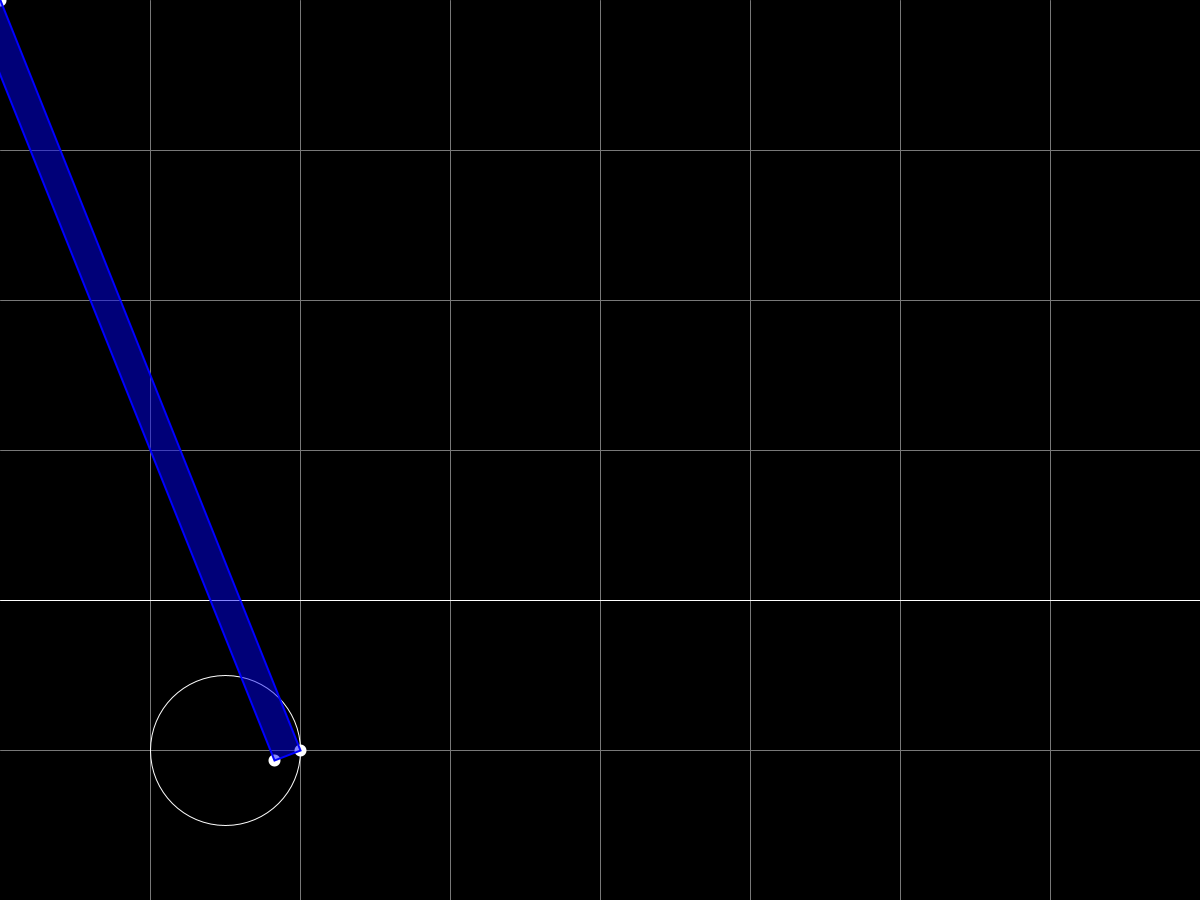
Frame 1 (no input)
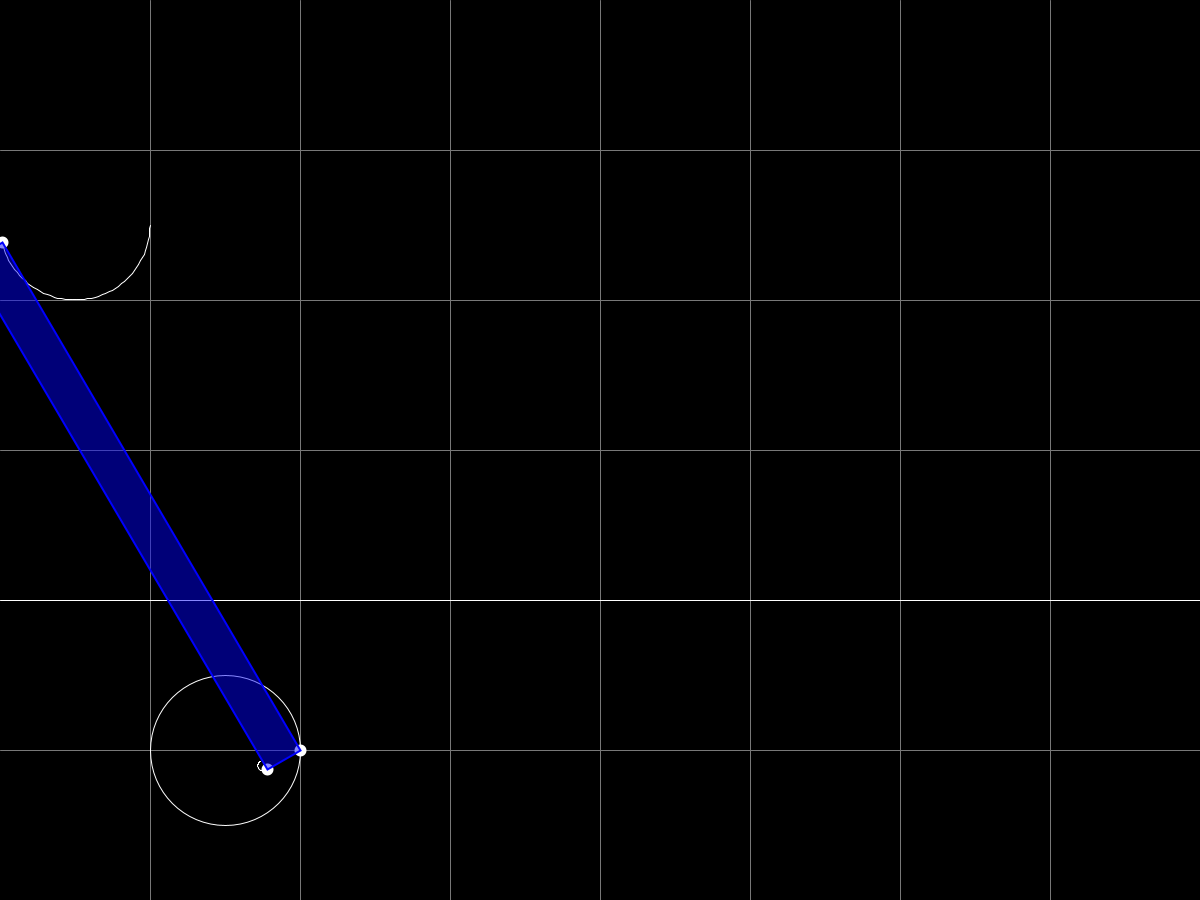
Frame 60 (the mouse pressed at the canvas centre just before this capture)
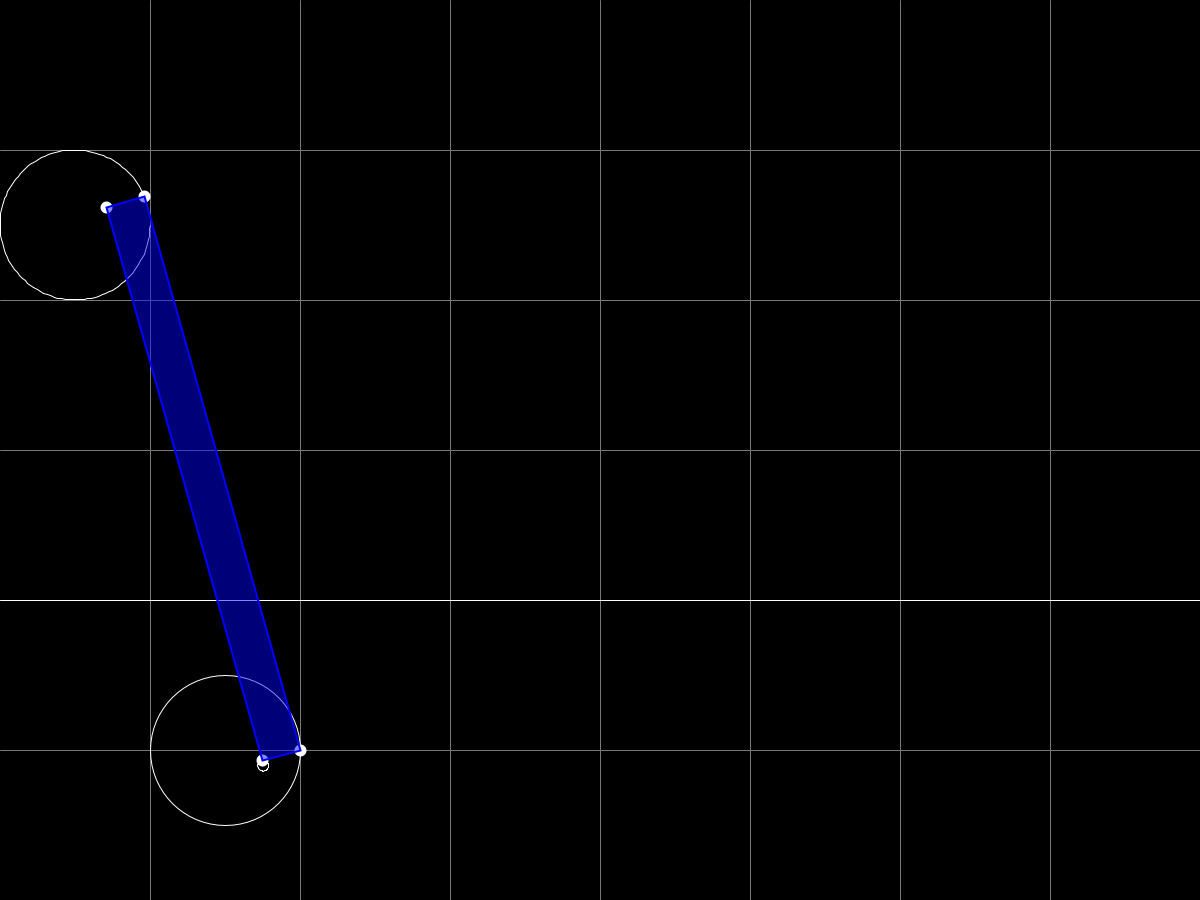
Frame 120 (the mouse held since frame 60 and released just before this capture)

The Processing sketch that drew these frames (run headless with seeded random() and noise(); from frame 60 on, the mouse is pressed at the canvas centre):

// Processing sketch: Gasket
// ── Gasket.pde
// Link - hSsRcpIsunk
Eye eye;

void setup() {
  size(1200, 900);
  eye = new Eye(150);
}

void draw() {
  background(eye.g);
  eye.display();
  eye.update();
}

// ── Eye.pde
class Eye {
  PGraphics g;
  float res;
  int rows, cols, drawerRow, drawerCol;
  PVector pivot, mover, drawer, observer, moverCenter;
  float angle;
  boolean shouldJoin;
  
  Eye(float res_) {
    g = createGraphics(width, height);
    res = res_;
    rows = floor(height/res);
    cols = floor(width/res);
    pivot = new PVector(2 * res, height - res);
    mover = new PVector(0, 0);
    drawer = new PVector(0, 0);
    observer = new PVector(0, 0);
    moverCenter = new PVector(0, 0);
    angle = 0;
    drawerRow = rows - 5;
    drawerCol = 0;
    setMoverCenter();
    setDrawerAndObserver();
    
    shouldJoin = false;
    
    g.beginDraw();
    g.background(0);
    g.stroke(120);
    g.strokeWeight(1);
    for (int i = 1; i < rows; i++) {
      float y = res * i;
      g.line(0, y, width, y);
    }
    for (int j = 1; j < cols; j++) {
      float x = res * j;
      g.line(x, 0, x, height);
    }
    g.stroke(255);
    g.noFill();
    g.line(0, height - 2 * res, width, height - 2 * res);
    g.circle(3 * res/2, height - res, res);
    g.endDraw();
  }
  
  void display() {
    stroke(255);
    strokeWeight(12);
    point(pivot.x, pivot.y);
    point(mover.x, mover.y);
    point(drawer.x, drawer.y);
    point(observer.x, observer.y);
    stroke(0, 0, 255);
    strokeWeight(2);
    fill(0, 0, 255, 120);
    beginShape();
    vertex(pivot.x, pivot.y);
    vertex(mover.x, mover.y);
    vertex(observer.x, observer.y);
    vertex(drawer.x, drawer.y);
    endShape(CLOSE);
  }
  
  void update() {
    PVector pMover = mover.copy();
    PVector pDrawer = drawer.copy();
    mover.x = moverCenter.x + res * cos(angle) / 2;
    mover.y = moverCenter.y + res * sin(angle) / 2;
    angle += 0.05;
    setDrawerAndObserver();
    
    if (shouldJoin) {
      g.beginDraw();
      g.line(pMover.x, pMover.y, mover.x, mover.y);
      g.line(pDrawer.x, pDrawer.y, drawer.x, drawer.y);
      g.endDraw();
      if (angle > TWO_PI + 0.2) {
        angle = 0;
        drawerCol++;
        if (drawerCol > (cols - 1 + (drawerRow - (rows - 5)))) {
          drawerCol = (rows - 5 - drawerRow);
          drawerRow++;
        }
        setMoverCenter();
      }
    }
    else shouldJoin = true;
  }
  
  void setMoverCenter() {
    moverCenter.x = drawerCol * res + res/2;
    moverCenter.y = drawerRow * res + res/2;
    shouldJoin = false;
  }
  
  void setDrawerAndObserver() {
    float normal = (res * res)/(PVector.dist(mover, pivot));
    PVector offset = PVector.sub(mover, pivot);
    PVector normalVector = PVector.fromAngle(offset.heading() - PI/2);
    normalVector.setMag(normal);
    drawer = PVector.add(normalVector, pivot);
    observer = PVector.add(drawer, offset);
  }
}
